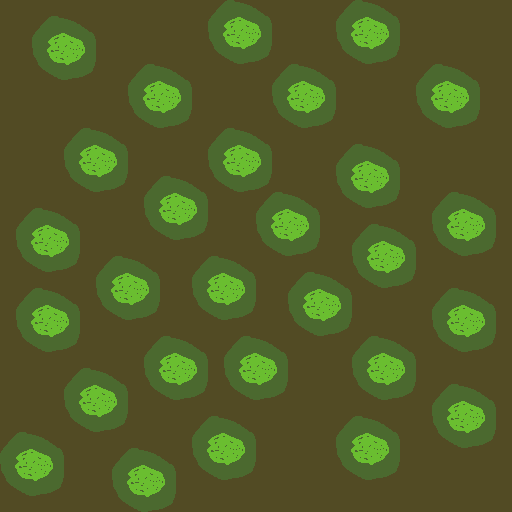

Rendered tile map (Tiled .tmx) drawn with the repository's tilesets; below, a short description and the full map source, tile grids included:
An orthogonal 32x32 tile map with 16x16 px tiles, 1 tile layer (Tile Layer 1).

<map version="1.2" tiledversion="1.2.4" orientation="orthogonal" renderorder="right-down" width="32" height="32" tilewidth="16" tileheight="16" infinite="0" nextlayerid="2" nextobjectid="1">
 <tileset firstgid="1" source="bg0.tsx" />
 <layer id="1" name="Tile Layer 1" width="32" height="32">
  <data encoding="csv">
7,7,7,7,7,7,7,7,7,7,7,7,7,8,9,10,11,7,7,7,7,8,9,10,11,7,7,7,7,7,7,7,
7,7,8,9,10,11,7,7,7,7,7,7,7,19,20,21,22,7,7,7,7,19,20,21,22,7,7,7,7,7,7,7,
7,7,19,20,21,22,7,7,7,7,7,7,7,30,31,32,33,7,7,7,7,30,31,32,33,7,7,7,7,7,7,7,
7,7,30,31,32,33,7,7,7,7,7,7,7,41,42,43,44,7,7,7,7,41,42,43,44,7,7,7,7,7,7,7,
7,7,41,42,43,44,7,7,8,9,10,11,7,7,7,7,7,8,9,10,11,7,7,7,7,7,8,9,10,11,7,7,
7,7,7,7,7,7,7,7,19,20,21,22,7,7,7,7,7,19,20,21,22,7,7,7,7,7,19,20,21,22,7,7,
7,7,7,7,7,7,7,7,30,31,32,33,7,7,7,7,7,30,31,32,33,7,7,7,7,7,30,31,32,33,7,7,
7,7,7,7,7,7,7,7,41,42,43,44,7,7,7,7,7,41,42,43,44,7,7,7,7,7,41,42,43,44,7,7,
7,7,7,7,8,9,10,11,7,7,7,7,7,8,9,10,11,7,7,7,7,7,7,7,7,7,7,7,7,7,7,7,
7,7,7,7,19,20,21,22,7,7,7,7,7,19,20,21,22,7,7,7,7,8,9,10,11,7,7,7,7,7,7,7,
7,7,7,7,30,31,32,33,7,7,7,7,7,30,31,32,33,7,7,7,7,19,20,21,22,7,7,7,7,7,7,7,
7,7,7,7,41,42,43,44,7,8,9,10,11,41,42,43,44,7,7,7,7,30,31,32,33,7,7,7,7,7,7,7,
7,7,7,7,7,7,7,7,7,19,20,21,22,7,7,7,8,9,10,11,7,41,42,43,44,7,7,8,9,10,11,7,
7,8,9,10,11,7,7,7,7,30,31,32,33,7,7,7,19,20,21,22,7,7,7,7,7,7,7,19,20,21,22,7,
7,19,20,21,22,7,7,7,7,41,42,43,44,7,7,7,30,31,32,33,7,7,8,9,10,11,7,30,31,32,33,7,
7,30,31,32,33,7,7,7,7,7,7,7,7,7,7,7,41,42,43,44,7,7,19,20,21,22,7,41,42,43,44,7,
7,41,42,43,44,7,8,9,10,11,7,7,8,9,10,11,7,7,7,7,7,7,30,31,32,33,7,7,7,7,7,7,
7,7,7,7,7,7,19,20,21,22,7,7,19,20,21,22,7,7,8,9,10,11,41,42,43,44,7,7,7,7,7,7,
7,8,9,10,11,7,30,31,32,33,7,7,30,31,32,33,7,7,19,20,21,22,7,7,7,7,7,8,9,10,11,7,
7,19,20,21,22,7,41,42,43,44,7,7,41,42,43,44,7,7,30,31,32,33,7,7,7,7,7,19,20,21,22,7,
7,30,31,32,33,7,7,7,7,7,7,7,7,7,7,7,7,7,41,42,43,44,7,7,7,7,7,30,31,32,33,7,
7,41,42,43,44,7,7,7,7,8,9,10,11,7,8,9,10,11,7,7,7,7,8,9,10,11,7,41,42,43,44,7,
7,7,7,7,7,7,7,7,7,19,20,21,22,7,19,20,21,22,7,7,7,7,19,20,21,22,7,7,7,7,7,7,
7,7,7,7,8,9,10,11,7,30,31,32,33,7,30,31,32,33,7,7,7,7,30,31,32,33,7,7,7,7,7,7,
7,7,7,7,19,20,21,22,7,41,42,43,44,7,41,42,43,44,7,7,7,7,41,42,43,44,7,8,9,10,11,7,
7,7,7,7,30,31,32,33,7,7,7,7,7,7,7,7,7,7,7,7,7,7,7,7,7,7,7,19,20,21,22,7,
7,7,7,7,41,42,43,44,7,7,7,7,8,9,10,11,7,7,7,7,7,8,9,10,11,7,7,30,31,32,33,7,
8,9,10,11,7,7,7,7,7,7,7,7,19,20,21,22,7,7,7,7,7,19,20,21,22,7,7,41,42,43,44,7,
19,20,21,22,7,7,7,8,9,10,11,7,30,31,32,33,7,7,7,7,7,30,31,32,33,7,7,7,7,7,7,7,
30,31,32,33,7,7,7,19,20,21,22,7,41,42,43,44,7,7,7,7,7,41,42,43,44,7,7,7,7,7,7,7,
41,42,43,44,7,7,7,30,31,32,33,7,7,7,7,7,7,7,7,7,7,7,7,7,7,7,7,7,7,7,7,7,
7,7,7,7,7,7,7,41,42,43,44,7,7,7,7,7,7,7,7,7,7,7,7,7,7,7,7,7,7,7,7,7
</data>
 </layer>
</map>
